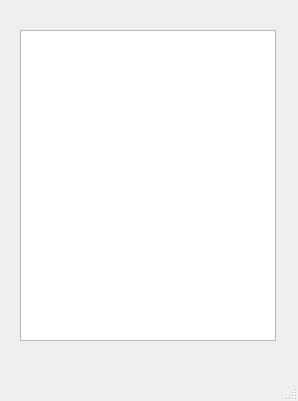
<?xml version="1.0" encoding="UTF-8"?>
<ui version="4.0">
 <class>vMostrar</class>
 <widget class="QMainWindow" name="vMostrar">
  <property name="geometry">
   <rect>
    <x>0</x>
    <y>0</y>
    <width>298</width>
    <height>401</height>
   </rect>
  </property>
  <property name="windowTitle">
   <string>MainWindow</string>
  </property>
  <widget class="QWidget" name="centralwidget">
   <widget class="QTextBrowser" name="textBrowser">
    <property name="geometry">
     <rect>
      <x>20</x>
      <y>30</y>
      <width>256</width>
      <height>311</height>
     </rect>
    </property>
   </widget>
  </widget>
  <widget class="QMenuBar" name="menubar">
   <property name="geometry">
    <rect>
     <x>0</x>
     <y>0</y>
     <width>298</width>
     <height>27</height>
    </rect>
   </property>
  </widget>
  <widget class="QStatusBar" name="statusbar"/>
 </widget>
 <resources/>
 <connections/>
</ui>
